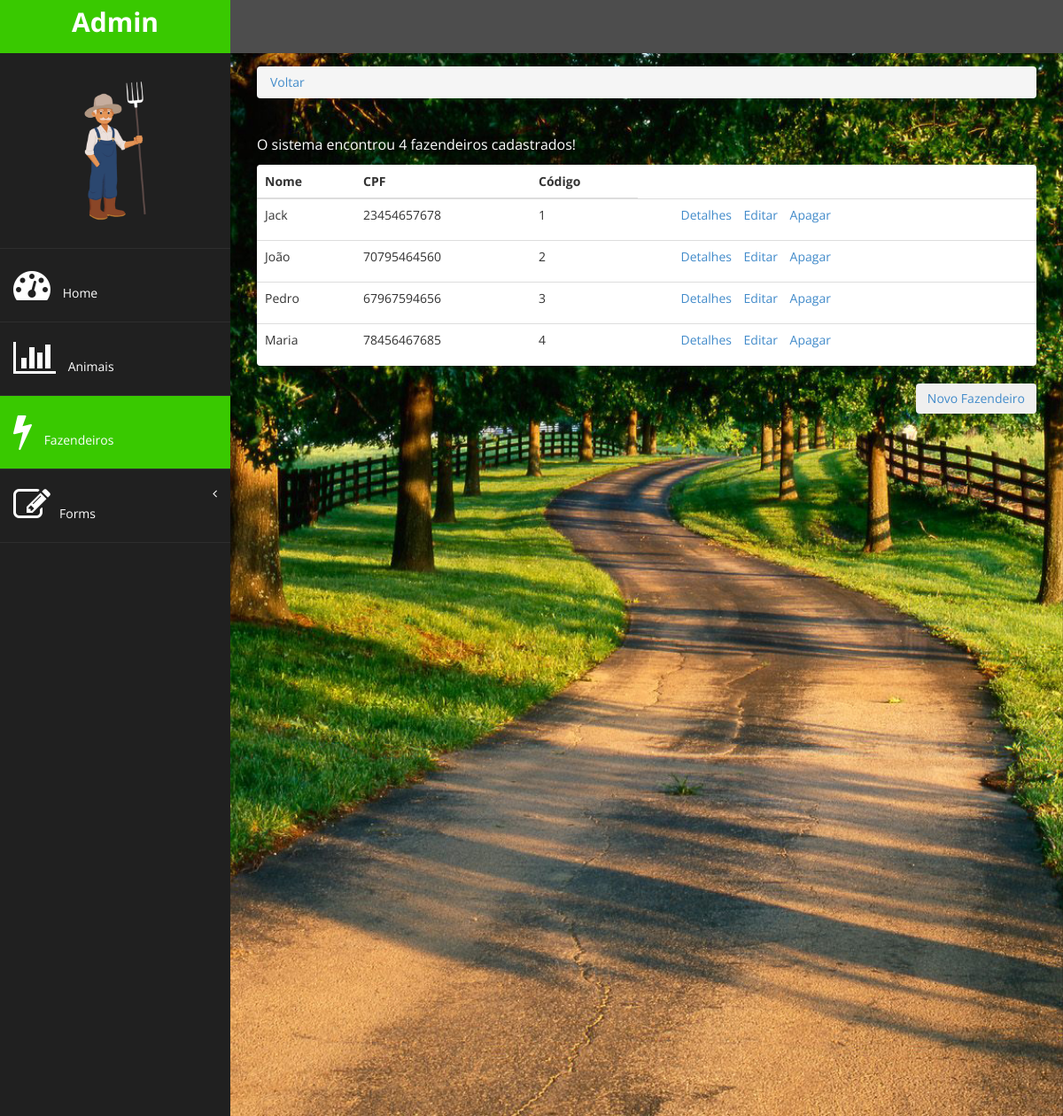
Before: /gestao/fazendeiros/ with the older database file.
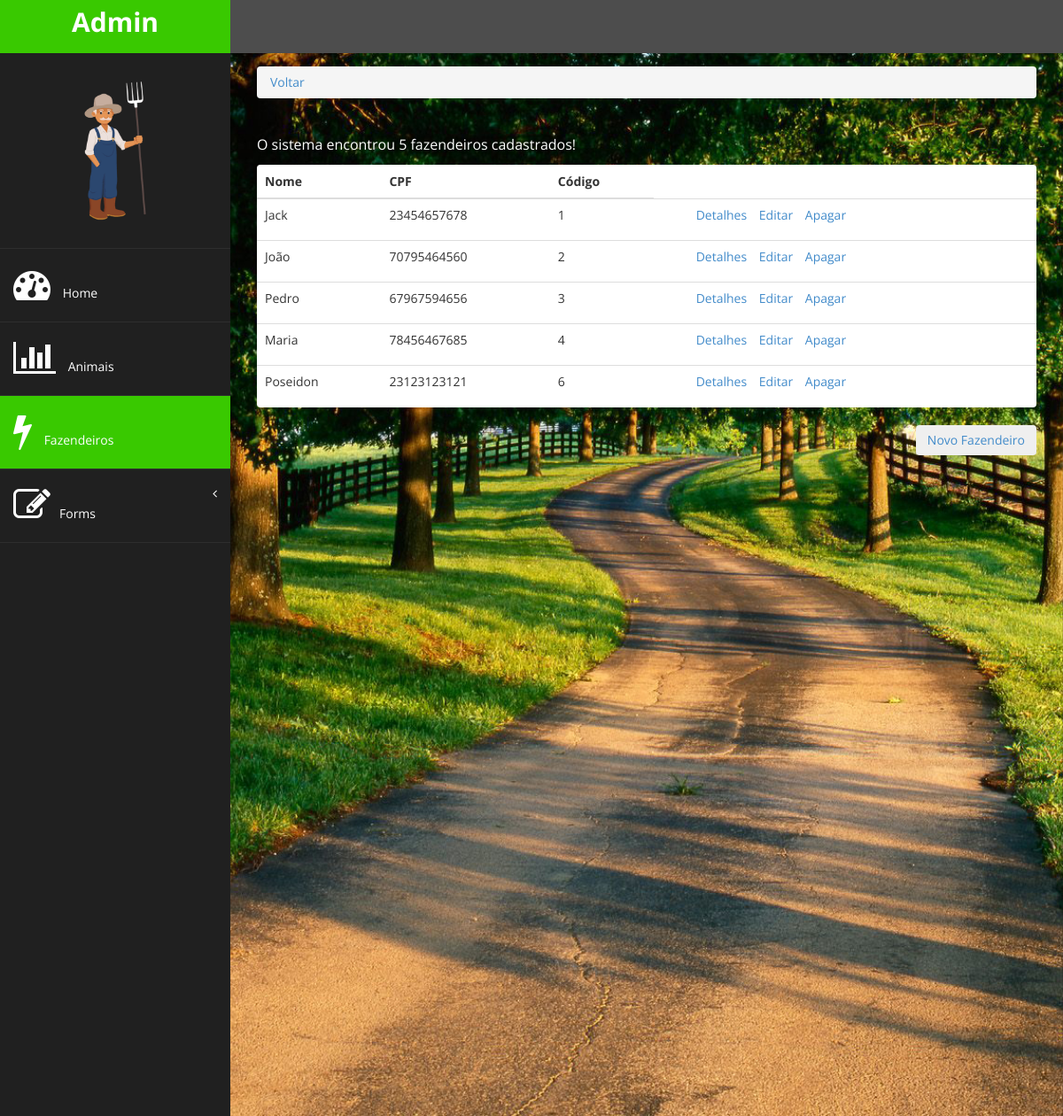
After: the same page with the newer database file.
### gestao/models.py (models this page shows)
class Fazendeiro(models.Model):
      choices_estado = (
            ('AC','Acre'),
            ('AL','Alagoas'),
            ('AP','Amapá'),
            ('AM','Amazonas'),
            ('BA','Bahia'),
            ('CE','Ceará'),
            ('DF','Distrito Federal'),
            ('ES','Espírito Santo'),
            ('GO','Goiás'),
            ('MA','Maranhão'),
            ('MT','Mato Grosso'),
            ('MS','Mato Grosso do Sul'),
            ('MG','Minas Gerais'),
            ('PA','Pará'),
            ('PB','Paraíba'),
            ('PR','Paraná'),
            ('PE','Pernambuco'),
            ('PI','Piauí'),
            ('RR','Roraima'),
            ('RO','Rondônia'),
            ('RJ','Rio de Janeiro'),
            ('RN','Rio Grande do Norte'),
            ('RS','Rio Grande do Sul'),
            ('SC','Santa Catarina'),
            ('SP','São Paulo'),
            ('SE','Sergipe'),
            ('TO','Tocantins'),
      )
      sexo_choices = (
            ('M','Masculino'),
            ('F','Feminino')
      )
      nome = models.CharField(max_length=20)
      sexo = models.CharField(max_length=1, choices=sexo_choices)
      data_nasc = models.DateField(verbose_name='Data de Nascimento')
      cpf = models.CharField(max_length=11)
      rg = models.CharField(max_length=9)
      funcao = models.CharField(max_length=20)
      peso = models.DecimalField(max_digits=5, decimal_places=2)
      altura = models.DecimalField(max_digits=3, decimal_places=2)
      cidade = models.CharField(max_length=20)
      estado = models.CharField(max_length=2, choices=choices_estado)
      salario = models.DecimalField(max_digits=6, decimal_places=2)

### gestao/views.py (the view)
# urls.py: path('fazendeiros/', views.fazendeiros_list),
def fazendeiros_list(request):
      fazendeiros = Fazendeiro.objects.all()
      return render(request, 'fazendeiro/list.html', {'fazendeiros':fazendeiros})

### gestao/templates/fazendeiro/list.html
{% extends 'base.html' %}
{% block active-fazendeiros %}
active-menu
{% endblock %}
{% block conteudo %}
<div class="row">
      <div class="col-md-12">
            <ol class="breadcrumb">
                  <li><a href="/gestao">Voltar</a></li>
            </ol>
      </div>
</div>
<div class="row">
      <div class="col-md-12">
            <table class="table panel">
                  <thead>
                        <tr>
                              <th>Nome</th>
                              <th>CPF</th>
                              <th>Código</th>
                        </tr>
                  </thead>
                  <tbody>
                        {% for fazendeiro in fazendeiros %}
                        <tr>
                              <td>{{fazendeiro.nome}}</td>
                              <td>{{fazendeiro.cpf}}</td>
                              <td>{{fazendeiro.id}}</td>
                              <td>
                                    <ul id="links">
                                          <a href="/gestao/fazendeiros/{{fazendeiro.id}}">Detalhes</a>
                                          <a href="/gestao/fazendeiros/{{fazendeiro.id}}/edit/">Editar</a>
                                          <a href="/admin/gestao/fazendeiro/{{fazendeiro.id}}/delete/">Apagar</a>
                                    </ul>
                              </td>
                        </tr>
                        {% endfor %}
                  </tbody>
                  <tfoot>
                        <p id="sistema">O sistema encontrou {{fazendeiros | length}} fazendeiros cadastrados!</p>
                  </tfoot>
            </table>
            <a href="/gestao/fazendeiros/form/"><button id="cadastro" class="btn btn-dark">Novo Fazendeiro</button></a>
      </div>
</div>
{% endblock %}

Changed rows visible on the page:
added Fazendeiro: nome "Poseidon", cpf "23123123121", id "6"
Other visible differences:
{{ fazendeiros | length }}: "4" → "5"
